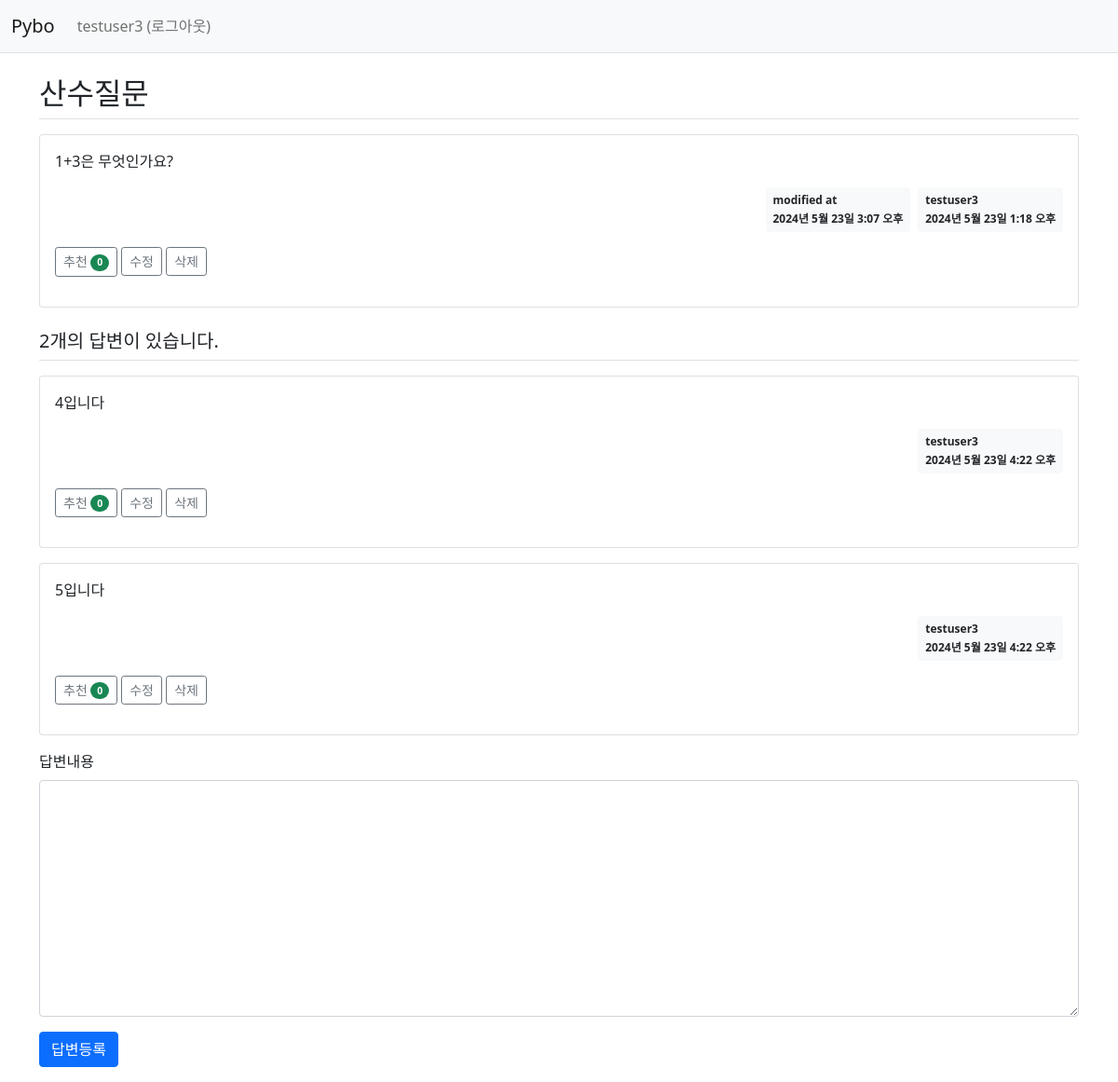
Page /pybo/305/ (signed in) on the committed database.
### pybo/models.py (models this page shows, shortened)
class Question(models.Model):
    author = models.ForeignKey(User, on_delete = models.CASCADE, related_name='author_question')
    subject = models.CharField(max_length = 200)
    content = models.TextField()
    create_date = models.DateTimeField()
    modify_date = models.DateTimeField(null = True, blank = True)
    voter = models.ManyToManyField(User, related_name='voter_question')

class Answer(models.Model):
    author = models.ForeignKey(User, on_delete = models.CASCADE, related_name='author_answer')
    question = models.ForeignKey(Question, on_delete = models.CASCADE)
    content = models.TextField()
    create_date = models.DateTimeField()
    modify_date = models.DateTimeField(null = True, blank = True)
    voter = models.ManyToManyField(User, related_name='voter_answer')

### pybo/views/base_views.py (the view)
# urls.py: path('<int:question_id>/', base_views.detail, name='detail'),
def detail(request, question_id):
    question = get_object_or_404(Question, pk=question_id)
    context = {'question': question}
    return render(request, 'pybo/question_detail.html', context)

### pybo/templatetags/pybo_filter.py (called while the page is built)
@register.filter
def mark(value):
    extensions = ['nl2br', 'fenced_code']
    return mark_safe(markdown.markdown(value, extensions=extensions))

### templates/pybo/question_detail.html (shortened to what this page needs)
{% extends 'base.html' %}
{% load pybo_filter %}
{% block content %}
<div class="container my-3">
  <h2 class="border-bottom py-2">{{ question.subject }}</h2>
  <div class="card my-3">
    <div class="card-body">
      <div class="card-text">
        {{ question.content|mark }}
      </div>
      <div class="d-flex justify-content-end">
        {% if question.modify_date %}
        <div class="badge bg-light text-dark p-2 text-start mx-2">
          <div class="mb-2">modified at</div>
          <div>{{ question.modify_date }}</div>
        </div>
        {% endif %}
        <div class="badge bg-light text-dark p-2 text-start">
          <div class="mb-2">{{ question.author.username }}</div>
          <div>{{ question.create_date }}</div>
        </div>
      </div>
      <div class="my-3">
        <a href="javascript:void(0)" data-uri="{% url 'pybo:question_vote' question.id %}"
          class="recommend btn btn-sm btn-outline-secondary"
        >
          추천
          <span class="badge rounded-pill bg-success">{{ question.voter.count }}</span>
        <a>
        {% if request.user == question.author %}
        <a href="{% url 'pybo:question_modify' question.id %}" class="btn btn-sm btn-outline-secondary">수정</a>
        <a href="javascript:void(0)" class="delete btn btn-sm btn-outline-secondary"
          data-uri="{% url 'pybo:question_delete' question.id %}">삭제</a>
        {% endif %}
      </div>
    </div>
  </div>
  <h5 class="border-bottom my-3 py-2">
    {{question.answer_set.count}}개의 답변이 있습니다.
  </h5>
  {% for answer in question.answer_set.all %}
  <a id="answer_{{ answer.id }}" />
  <div class="card my-3">
    <div class="card-body">
      <div class="card-text">
        {{ answer.content|mark }}
      </div>
      <div class="d-flex justify-content-end">
        <div class="badge bg-light text-dark p-2 text-start">
          <div class="mb-2">{{ answer.author.username }}</div>
          <div>{{ answer.create_date }}</div>
        </div>
      </div>
      <div class="my-3">
        <a href="javascript:void(0)" data-uri="{% url 'pybo:answer_vote' answer.id  %}"
           class="recommend btn btn-sm btn-outline-secondary">
           추천 <span class="badge rounded-pill bg-success">{{answer.voter.count}}</span>
        </a>
        {% if request.user == answer.author %}
        <a href="{% url 'pybo:answer_modify' answer.id %}" class="btn btn-sm btn-outline-secondary">수정</a>
        <a href="#" class="delete btn btn-sm btn-outline-secondary" data-uri="{% url 'pybo:answer_delete' answer.id %}">삭제</a>
        {% endif %}
      </div>
    </div>
  </div>
  {% endfor %}
  <form
    action="{% url 'pybo:answer_create' question.id %}"
    method="post"
    class="my-3"
  >
    <div class="mb-3">
      <label for="content" class="form-label">답변내용</label>
      <textarea
        name="content"
        id="content"
        class="form-control"
        rows="10"
      ></textarea>
    </div>
    <input type="submit" value="답변등록" class="btn btn-primary" />
  </form>
</div>
{% endblock %}

### templates/navbar.html (shortened to what this page needs)
<nav class="navbar navbar-expand-lg navbar-light bg-light border-bottom">
  <div class="container-fluid">
    <a class="navbar-brand" href="{% url 'pybo:index' %}">Pybo</a>
    <div class="collapse navbar-collapse" id="navbarSupportedContent">
      <ul class="navbar-nav me-auto mb-2 mb-lg-0">
        <li class="nav-item">
          {% if user.is_authenticated %}
          <a class="nav-link" href="{% url 'common:logout' %}">{{ user.username }} (로그아웃)</a>
          {% else %}
          <a class="nav-link" href="{% url 'common:login' %}">로그인</a>
          {% endif %}
        </li>
      </ul>
    </div>
  </div>
</nav>

### rows in the picture
Question: subject "산수질문", content|mark "1+3은 무엇인가요?", modify_date "2024년 5월 23일 3:07 오후", author.username "testuser3", create_date "2024년 5월 23일 1:18 오후", voter.count "0", answer_set.count "2"
Answer: content|mark "4입니다", author.username "testuser3", create_date "2024년 5월 23일 4:22 오후", voter.count "0", shows "수정"
Answer: content|mark "5입니다", author.username "testuser3", create_date "2024년 5월 23일 4:22 오후", voter.count "0", shows "수정"

### other values in the picture
{{ user.username }} "testuser3"
